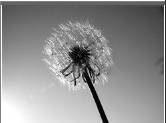
//> input picture Code/FWQ_VS/ConsoleApplication1_pucancha/ConsoleApplication1_pucancha/ex1.png, 166 x 123 px
$ ./ConsoleApplication1_pucancha   (built with g++ and OpenCV 4)
//> lines starting //> are read from the running program, lines starting //| are printed output that depends on the picture
// ConsoleApplication1_pucancha.cpp : 定义控制台应用程序的入口点。
//

#include <iostream>

#include "stdafx.h"
#include <opencv2\opencv.hpp>
#include <cv.h>
#include <highgui.h>

using namespace cv;
using namespace std;

// 谱残差方法只对背景单一，目标突出的图像效果好。不适用于复杂纹理背景的图像。
// https://blog.csdn.net/funsir/article/details/52924706

int _tmain(int argc, char** argv)
{
	//读取图片
	const char *filename = (argc >= 2 ? argv[1] : "ex1.png");
	Mat I = imread(filename);
//> I is the input picture: 123 rows x 166 cols, CV_8UC3; min 1, max 255, mean 143.9
	if (I.empty())
	{
		return -1;
	}
	//彩色图转成灰色图
	if (I.channels() == 3)
	{
		cvtColor(I, I, CV_RGB2GRAY);
//> I: 123 rows x 166 cols, CV_8UC1
	}
	Mat planes[] = { Mat_<float>(I), Mat::zeros(I.size(), CV_32F) };
//> planes[1]: 123 rows x 166 cols, CV_32FC1; every value is 0
	Mat complexI;
	//构造复数双通道矩阵
	merge(planes, 2, complexI);
	//快速傅里叶变换
	dft(complexI, complexI);
	Mat mag, pha, mag_mean;
	Mat Re, Im;
	//分离复数到实部和虚部
	Re = planes[0]; //实部
	split(complexI, planes);
	Re = planes[0]; //实部
	Im = planes[1]; //虚部
	//计算幅值
	magnitude(Re, Im, mag);
	//计算相角
	phase(Re, Im, pha);
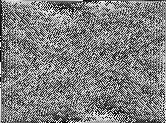
//> pha: 123 rows x 166 cols, CV_32FC1; min 0, max 6.28, mean 3.14; drawn with min black and max white

	float *pre, *pim, *pm, *pp;
	//对幅值进行对数化
	for (int i = 0; i<mag.rows; i++)
	{
		pm = mag.ptr<float>(i);
		for (int j = 0; j<mag.cols; j++)
		{
			*pm = log(*pm);
			pm++;
		}
	}
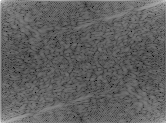
//> mag: 123 rows x 166 cols, CV_32FC1; min 2.38, max 14.89, mean 7.18; drawn with min black and max white
	//对数谱的均值滤波
	blur(mag, mag_mean, Size(5, 5));
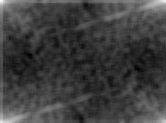
//> mag_mean: 123 rows x 166 cols, CV_32FC1; min 5.69, max 11.58, mean 7.16; drawn with min black and max white
	//求取对数频谱残差
	mag = mag - mag_mean;

	for (int i = 0; i<mag.rows; i++)
	{
		pre = Re.ptr<float>(i);
		pim = Im.ptr<float>(i);
		pm = mag.ptr<float>(i);
		pp = pha.ptr<float>(i);
		for (int j = 0; j<mag.cols; j++)
		{
			*pm = exp(*pm);
			*pre = *pm * cos(*pp);
			*pim = *pm * sin(*pp);
			pre++;
			pim++;
			pm++;
			pp++;
		}
	}
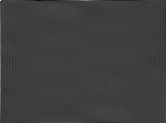
//> Re: 123 rows x 166 cols, CV_32FC1; min -8.94, max 27.53, mean 0.1; drawn with min black and max white
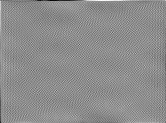
//> Im: 123 rows x 166 cols, CV_32FC1; min -9.86, max 7.94, mean -0.00646; drawn with min black and max white
	Mat planes1[] = { Mat_<float>(Re), Mat_<float>(Im) };
	//重新整合实部和虚部组成双通道形式的复数矩阵
	merge(planes1, 2, complexI);
	// 傅立叶反变换
	idft(complexI, complexI, DFT_SCALE);
	//分离复数到实部和虚部
	split(complexI, planes);
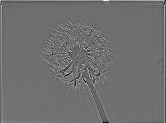
//> planes[0]: 123 rows x 166 cols, CV_32FC1; min -0.0865, max 0.113, mean 0.00135; drawn with min black and max white
	Re = planes[0];
	Im = planes[1];
	//计算幅值和相角
	magnitude(Re, Im, mag);
	for (int i = 0; i<mag.rows; i++)
	{
		pm = mag.ptr<float>(i);
		for (int j = 0; j<mag.cols; j++)
		{
			*pm = (*pm) * (*pm);
			pm++;
		}
	}
	GaussianBlur(mag, mag, Size(7, 7), 2.5, 2.5);
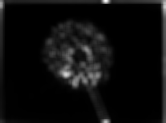
//> mag: 123 rows x 166 cols, CV_32FC1; min 5.91e-07, max 0.00185, mean 9.99e-05; drawn with min black and max white
	Mat invDFT, invDFTcvt;
	//归一化到[0,255]供显示
	normalize(mag, invDFT, 0, 255, NORM_MINMAX);
	//转化成CV_8U型
	invDFT.convertTo(invDFTcvt, CV_8U);
	imshow("SpectualResidual", invDFTcvt);
	imshow("Original Image", I);

	waitKey(0);
	return 0;
}
